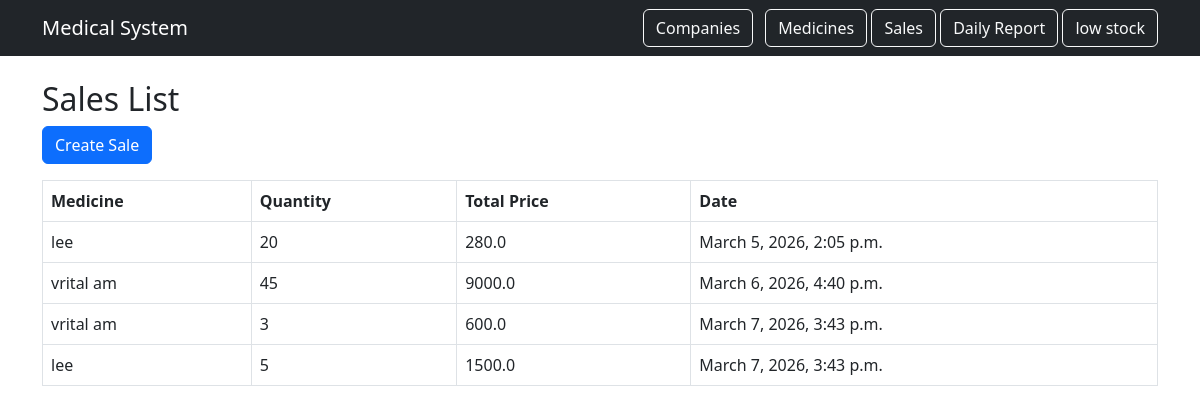
The app's page /sales/, older data.
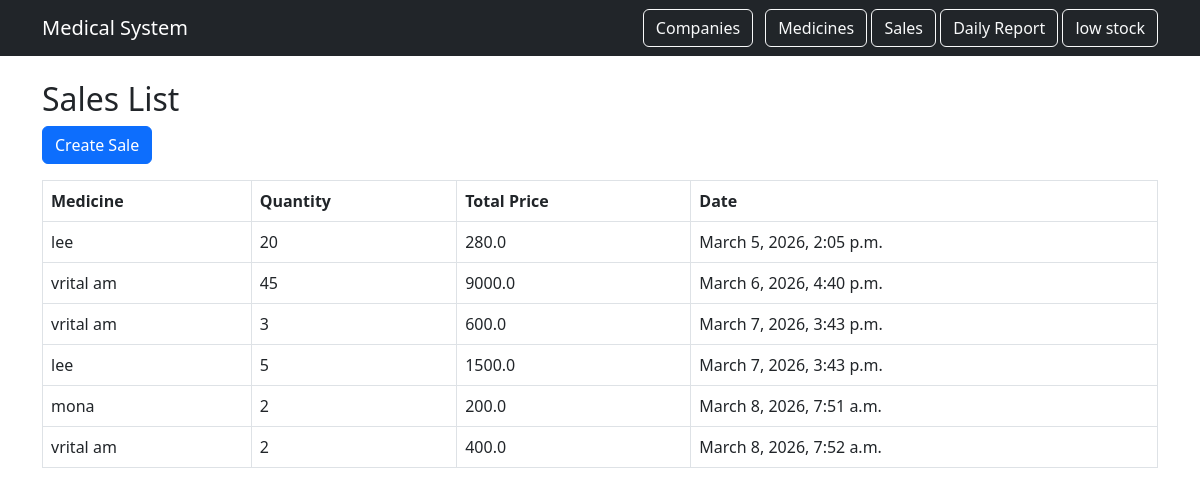
The same page, newer data.
### medicines/models.py (models this page shows, shortened)
class Sale(models.Model):
    medicine = models.ForeignKey(Medicine, on_delete=models.CASCADE)
    quantity = models.IntegerField()
    total_price = models.FloatField()
    date = models.DateTimeField(auto_now_add=True)

class Medicine(models.Model):
    name = models.CharField(max_length=100)
    company = models.ForeignKey(Company, on_delete=models.CASCADE)
    price = models.FloatField()
    quantity = models.IntegerField()
    expiry_date = models.DateField()
    gst = models.FloatField(default=0)

### medicines/views.py (the view)
# urls.py: path('sales/', views.sale_list, name='sale_list'),
def sale_list(request):
    sales = Sale.objects.select_related('medicine').all()
    return render(request, 'sales/sale_list.html', {'sales': sales})

### templates/sales/sale_list.html
{% extends 'base.html' %}
{% block content %}
<h2>Sales List</h2>
<a class="btn btn-primary mb-3" href="{% url 'sale_create' %}">Create Sale</a>
<table class="table table-bordered">
<tr>
<th>Medicine</th>
<th>Quantity</th>
<th>Total Price</th>
<th>Date</th>
</tr>
{% for sale in sales %}
<tr>
<td>{{ sale.medicine.name }}</td>
<td>{{ sale.quantity }}</td>
<td>{{ sale.total_price }}</td>
<td>{{ sale.date }}</td>
</tr>
{% endfor %}
</table>
{% endblock %}

Row changes from the older to the newer data that the page shows:
added Sale: medicine.name "mona", quantity "2", total_price "200.0", date "March 8, 2026, 7:51 a.m."
added Sale: medicine.name "vrital am", quantity "2", total_price "400.0", date "March 8, 2026, 7:52 a.m."
